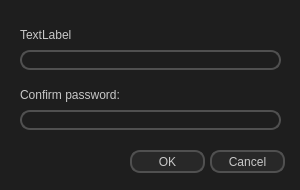
<?xml version="1.0" encoding="UTF-8"?>
<ui version="4.0">
 <class>Dialog</class>
 <widget class="QDialog" name="Dialog">
  <property name="geometry">
   <rect>
    <x>0</x>
    <y>0</y>
    <width>300</width>
    <height>190</height>
   </rect>
  </property>
  <property name="minimumSize">
   <size>
    <width>300</width>
    <height>190</height>
   </size>
  </property>
  <property name="maximumSize">
   <size>
    <width>300</width>
    <height>190</height>
   </size>
  </property>
  <property name="windowTitle">
   <string>Dialog</string>
  </property>
  <property name="styleSheet">
   <string notr="true">QWidget {
background-color: rgb(30, 30, 30)

}
QLabel{
color: rgb(200, 200, 200);
background-color:rgba(0, 0, 0, 0)
}

QPushButton {
background-color:rgb(40, 40, 40);
color: rgb(200, 200, 200);
border: 2px solid rgb(80, 80, 80);
border-radius: 10px;
padding: 1px;
}
QPushButton:hover {
background-color:rgb(20, 115, 230);
	color: rgb(200, 200, 200);
border: 1px solid rgb(20, 115, 230);
}
QPushButton:pressed {
background-color:rgb(18, 100, 200);
color: rgb(200, 200, 200);
border: 1px solid rgb(18, 100, 200);
}
QPushButton:disabled {
background-color:rgb(20, 20, 20);
color: rgb(100, 100, 100);
border: 2px solid rgb(50, 50, 50);
border-radius: 10px;
}

QLineEdit{
background-color:rgb(30, 30, 30);
color: rgb(200, 200, 200);
border: 2px solid rgb(80, 80, 80);
border-radius: 10px;
padding: 1px;
}
QLineEdit:focus {
background-color:rgb(30, 30, 30);
color: rgb(200, 200, 200);
border: 2px solid rgb(20, 115, 230);
border-radius: 10px;
padding: 1px;
}

QProgressBar {
background-color:rgb(30, 30, 30);
border: 2px solid rgb(80, 80, 80);
border-radius: 6px;
color:rgb(200, 200, 200);
text-align: center;
}
QProgressBar::chunk {
background-color:rgb(20, 115, 230);
border: 2px solid rgb(20, 115, 230);
border-radius: 1px;
}</string>
  </property>
  <widget class="QLineEdit" name="input">
   <property name="geometry">
    <rect>
     <x>20</x>
     <y>50</y>
     <width>261</width>
     <height>20</height>
    </rect>
   </property>
   <property name="styleSheet">
    <string notr="true"/>
   </property>
   <property name="text">
    <string/>
   </property>
   <property name="echoMode">
    <enum>QLineEdit::Normal</enum>
   </property>
  </widget>
  <widget class="QLabel" name="text">
   <property name="geometry">
    <rect>
     <x>20</x>
     <y>25</y>
     <width>261</width>
     <height>20</height>
    </rect>
   </property>
   <property name="styleSheet">
    <string notr="true"/>
   </property>
   <property name="text">
    <string>TextLabel</string>
   </property>
  </widget>
  <widget class="QPushButton" name="btn_cancel">
   <property name="geometry">
    <rect>
     <x>210</x>
     <y>150</y>
     <width>75</width>
     <height>23</height>
    </rect>
   </property>
   <property name="styleSheet">
    <string notr="true"/>
   </property>
   <property name="text">
    <string>Cancel</string>
   </property>
  </widget>
  <widget class="QPushButton" name="btn_ok">
   <property name="geometry">
    <rect>
     <x>130</x>
     <y>150</y>
     <width>75</width>
     <height>23</height>
    </rect>
   </property>
   <property name="styleSheet">
    <string notr="true"/>
   </property>
   <property name="text">
    <string>OK</string>
   </property>
  </widget>
  <widget class="QLineEdit" name="input_2">
   <property name="geometry">
    <rect>
     <x>20</x>
     <y>110</y>
     <width>261</width>
     <height>20</height>
    </rect>
   </property>
   <property name="styleSheet">
    <string notr="true"/>
   </property>
   <property name="text">
    <string/>
   </property>
   <property name="echoMode">
    <enum>QLineEdit::Normal</enum>
   </property>
  </widget>
  <widget class="QLabel" name="text_2">
   <property name="geometry">
    <rect>
     <x>20</x>
     <y>85</y>
     <width>261</width>
     <height>20</height>
    </rect>
   </property>
   <property name="styleSheet">
    <string notr="true"/>
   </property>
   <property name="text">
    <string>Confirm password:</string>
   </property>
  </widget>
 </widget>
 <resources/>
 <connections/>
</ui>
